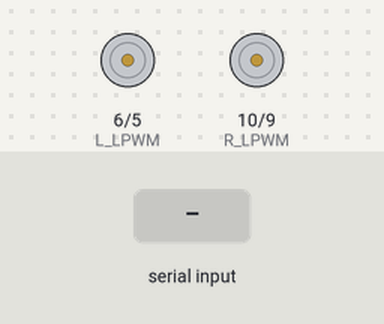
A sketch run on a simulated Arduino Uno, built with avr-gcc and run on an emulated ATmega328P. Shown: motor-driver pin pairs drawn as motors (green arrow = first pin HIGH = forward, orange = second pin HIGH = backward, longer = more drive). The inputs (shaded band) are chosen by the test bench.

Above: at 1.2 s.
1.3 s: "forward\n" received over Serial
At 2.4 s:
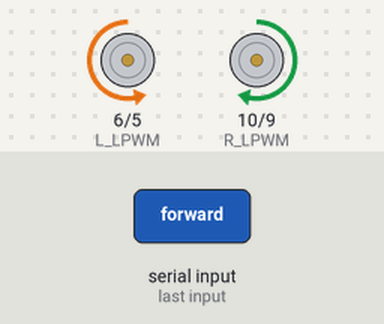
2.8 s: "backward\n" received over Serial
At 3.6 s:
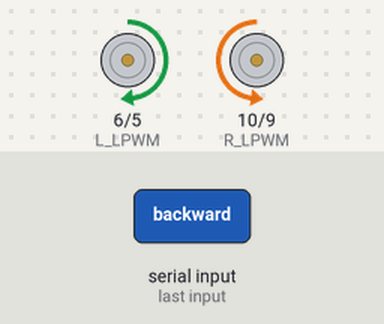
4.3 s: "turnLeft\n" received over Serial
At 4.7 s:
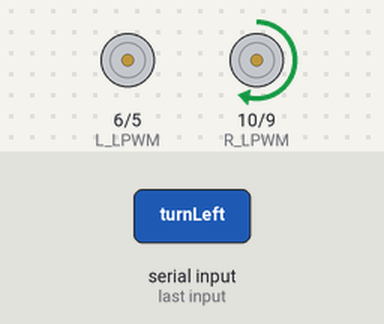
5.8 s: "turnRight\n" received over Serial
At 7.1 s:
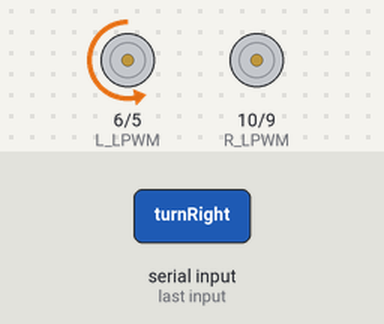
Timing chart, 0 to 8.3 s (numbered marks = the images above; inputs shaded):
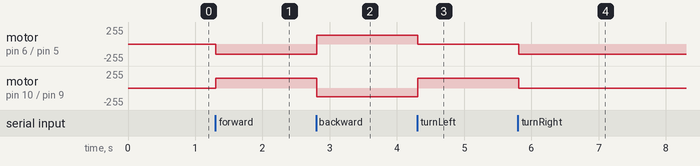

The sketch:

control_chair.ino
```cpp
// control_chair_bts7960.ino
// Compatible with BTS7960 drivers and Jetson serial protocol.

// -------- PIN DEFINITIONS --------
// Left motor BTS7960
const int L_RPWM = 5;   // Left board RPWM  (PWM)
const int L_LPWM = 6;   // Left board LPWM  (PWM)

// Right motor BTS7960
const int R_RPWM = 9;   // Right board RPWM (PWM)
const int R_LPWM = 10;  // Right board LPWM (PWM)

// Optional: if you wired R_EN / L_EN to pins instead of 5V,
// define them here and set them HIGH in setup().
// Otherwise, just tie them to 5V and ignore in code.
const int L_REN = -1;   // set to real pin if used, otherwise -1
const int L_LEN = -1;
const int R_REN = -1;
const int R_LEN = -1;

// ---- SPEED LIMITS ----
const int MAX_SPEED = 255;    // max PWM
const int FWD_SPEED = 150;    // nominal forward speed
const int TURN_SPEED = 130;   // turning speed
const int BACK_SPEED = 130;   // backward speed

// -------- MOTOR CONTROL HELPERS --------

// Clamp value into [-MAX_SPEED, MAX_SPEED]
int clampSpeed(int s) {
  if (s > MAX_SPEED) return MAX_SPEED;
  if (s < -MAX_SPEED) return -MAX_SPEED;
  return s;
}

// Drive one BTS7960-motor pair with a signed speed:
//   speed > 0  -> forward (RPWM = speed, LPWM = 0)
//   speed < 0  -> backward (RPWM = 0, LPWM = -speed)
//   speed = 0  -> stop (both 0)
void driveBTS7960(int rpwmPin, int lpwmPin, int speed) {
  speed = clampSpeed(speed);

  if (speed > 0) {
    analogWrite(rpwmPin, speed);
    analogWrite(lpwmPin, 0);
  } else if (speed < 0) {
    analogWrite(rpwmPin, 0);
    analogWrite(lpwmPin, -speed);
  } else {
    analogWrite(rpwmPin, 0);
    analogWrite(lpwmPin, 0);
  }
}

// Set both motors at once
void setMotorSpeeds(int leftSpeed, int rightSpeed) {
  driveBTS7960(L_RPWM, L_LPWM, leftSpeed);
  driveBTS7960(R_RPWM, R_LPWM, rightSpeed);
}

// High-level motion commands
void stopMotors() {
  setMotorSpeeds(0, 0);
}

void forward() {
  setMotorSpeeds(FWD_SPEED, -FWD_SPEED);
}

void backward() {
  setMotorSpeeds(-BACK_SPEED, BACK_SPEED);
}

void turnLeft() {
  // left motor stopped, right motor forward
  setMotorSpeeds(0, -TURN_SPEED);
}

void turnRight() {
  // right motor stopped, left motor forward
  setMotorSpeeds(TURN_SPEED, 0);
}

// Optional “kill”/disable semantics – here we just stop.
// If you wired EN pins to Arduino, you could pull them LOW here.
void quitDrive() {
  stopMotors();
  // Example if EN pins are used:
  // if (L_REN >= 0) digitalWrite(L_REN, LOW);
  // if (L_LEN >= 0) digitalWrite(L_LEN, LOW);
  // if (R_REN >= 0) digitalWrite(R_REN, LOW);
  // if (R_LEN >= 0) digitalWrite(R_LEN, LOW);
}

// -------- ARDUINO SETUP/LOOP --------

void setup() {
  Serial.begin(9600);

  pinMode(L_RPWM, OUTPUT);
  pinMode(L_LPWM, OUTPUT);
  pinMode(R_RPWM, OUTPUT);
  pinMode(R_LPWM, OUTPUT);

  if (L_REN >= 0) {
    pinMode(L_REN, OUTPUT);
    digitalWrite(L_REN, HIGH);
  }
  if (L_LEN >= 0) {
    pinMode(L_LEN, OUTPUT);
    digitalWrite(L_LEN, HIGH);
  }
  if (R_REN >= 0) {
    pinMode(R_REN, OUTPUT);
    digitalWrite(R_REN, HIGH);
  }
  if (R_LEN >= 0) {
    pinMode(R_LEN, OUTPUT);
    digitalWrite(R_LEN, HIGH);
  }

  stopMotors();
}


void loop() {
  if (Serial.available()) {
    String command = Serial.readStringUntil('\n');
    command.trim();

    if (command == "forward") {
      forward();
    } else if (command == "backward") {
      backward();
    } else if (command == "turnLeft") {
      turnLeft();
    } else if (command == "turnRight") {
      turnRight();
    } else if (command == "stop") {
      stopMotors();
    } else if (command == "quit") {
      quitDrive();
    }

    // Optional: echo for debugging
    // Serial.print("Received: ");
    // Serial.println(command);
  }
}
```

Measured:
- after the input at 1.3 s, motor on pin 6 (L_LPWM) / pin 5 (L_RPWM): stopped → backward 150/255 at once; motor on pin 10 (R_LPWM) / pin 9 (R_RPWM): stopped → forward 150/255 at once
- after the input at 2.8 s, motor on pin 6 (L_LPWM) / pin 5 (L_RPWM): backward 150/255 → forward 130/255 at once; motor on pin 10 (R_LPWM) / pin 9 (R_RPWM): forward 150/255 → backward 130/255 at once
- after the input at 4.3 s, motor on pin 6 (L_LPWM) / pin 5 (L_RPWM): forward 130/255 → stopped at once; motor on pin 10 (R_LPWM) / pin 9 (R_RPWM): backward 130/255 → forward 150/255 at once
- after the input at 5.8 s, motor on pin 6 (L_LPWM) / pin 5 (L_RPWM): stopped → backward 150/255 at once; motor on pin 10 (R_LPWM) / pin 9 (R_RPWM): forward 150/255 → stopped at once
